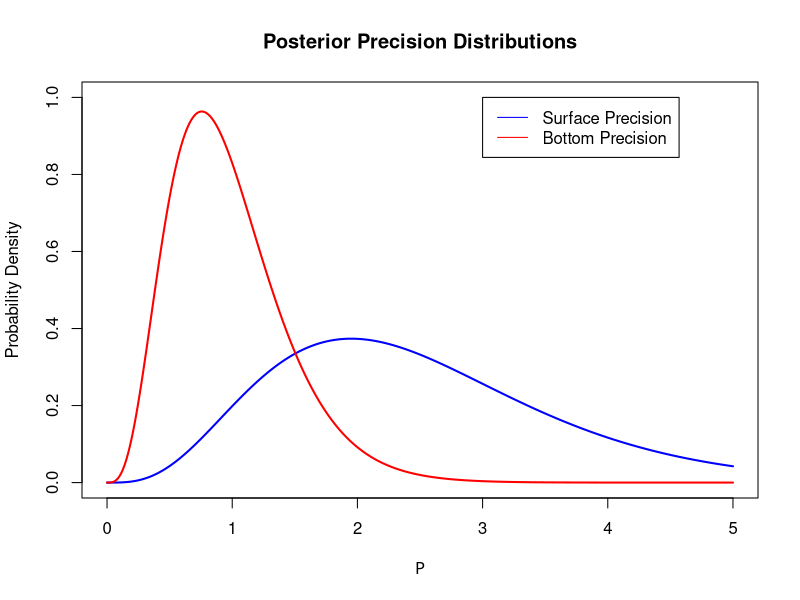
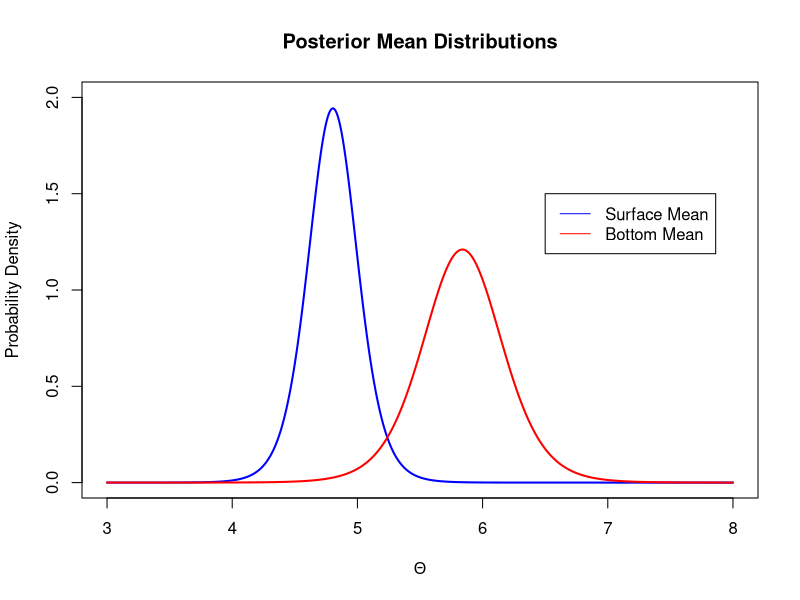
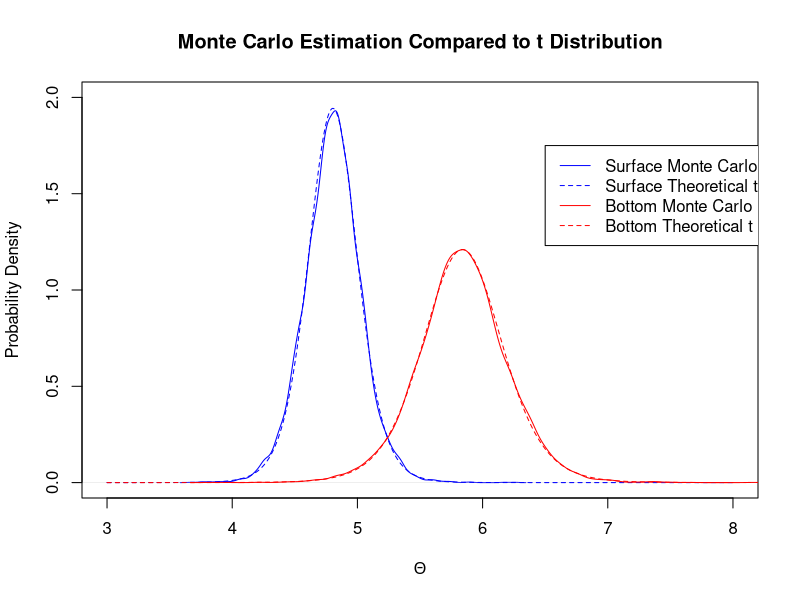
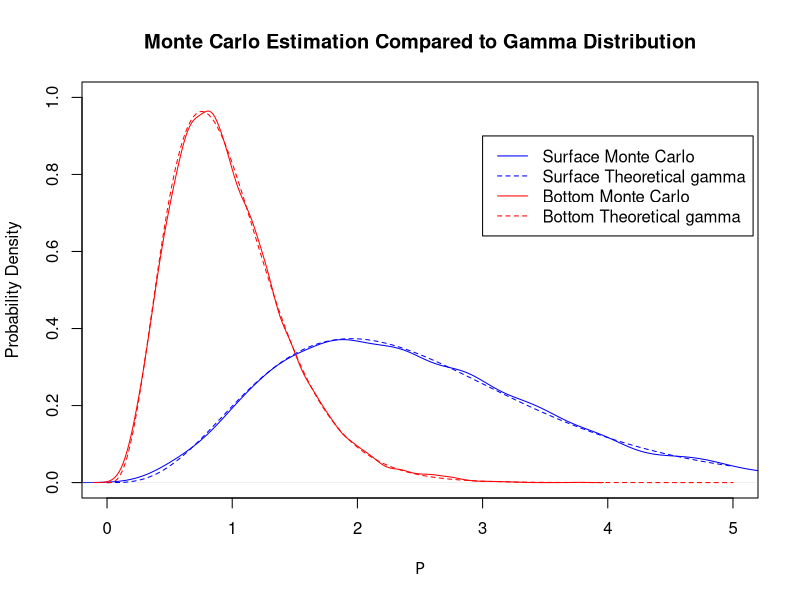
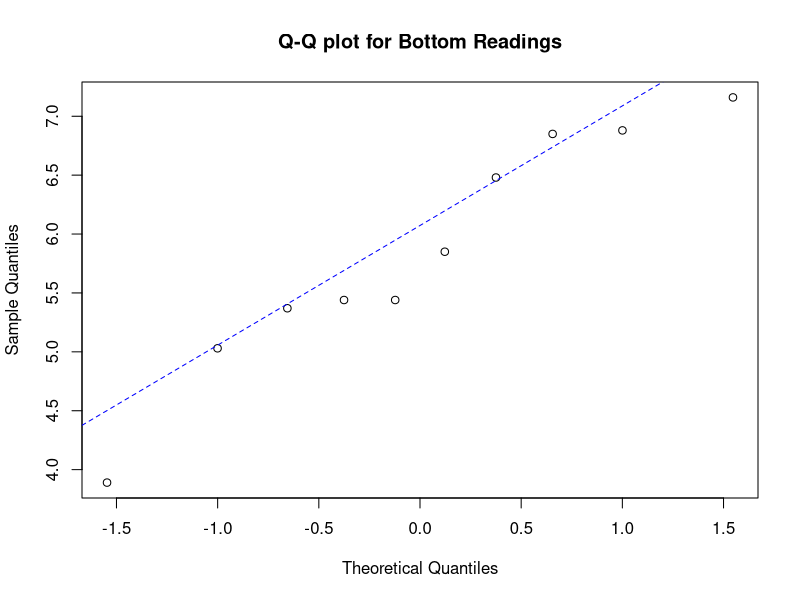
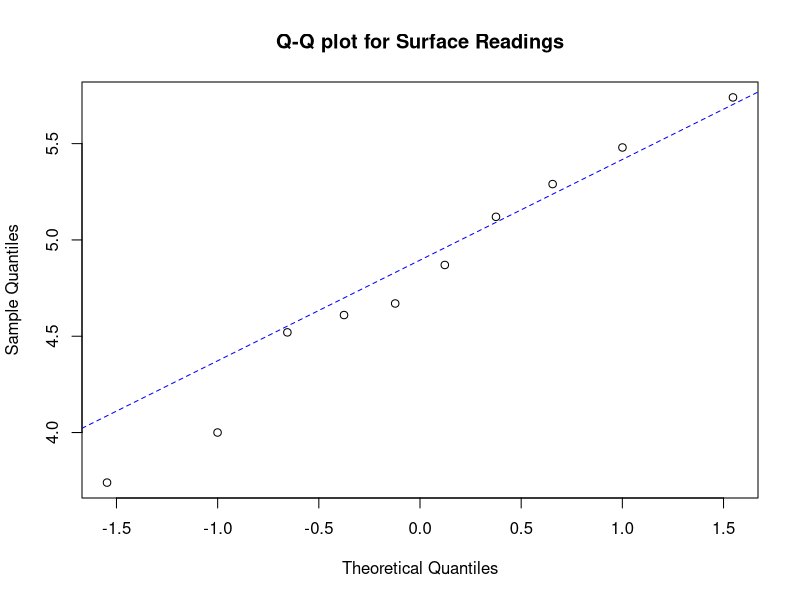

The R source for these figures, in order:
if(!is.null(dev.list())) dev.off()
cat("\014") 
rm(list=ls())

Xs <- c(3.74,4.61,4.00,4.67,4.87,5.12,4.52,5.29,5.74,5.48)
Xb <- c(5.44,6.88,5.37,5.44,5.03,6.48,3.89,5.85,6.85,7.16)

Xbars=mean(Xs)
Xbarb=mean(Xb)

Ys=sum((Xs-Xbars)^2)
Yb=sum((Xb-Xbarb)^2)

mu0=0
kappa0=0
alpha0=-0.5
beta0=Inf

mu1s=(kappa0*mu0+length(Xs)*Xbars)/(kappa0+length(Xs))
mu1b=(kappa0*mu0+length(Xb)*Xbarb)/(kappa0+length(Xb))
kappa1s=kappa0+length(Xs)
kappa1b=kappa0+length(Xb)
alpha1s=alpha0+length(Xs)/2
alpha1b=alpha0+length(Xb)/2
beta1s=1/(1/beta0+0.5*Ys+0.5*length(Xs)*kappa0*(Xbars-mu0)^2/(length(Xs)+kappa0))
beta1b=1/(1/beta0+0.5*Yb+0.5*length(Xb)*kappa0*(Xbarb-mu0)^2/(length(Xb)+kappa0))

RHObounds=qgamma(c(0.05,0.95), shape = alpha1s, scale = beta1s)
RHOboundb=qgamma(c(0.05,0.95), shape = alpha1b, scale = beta1b)

spreads=(kappa1s*alpha1s*beta1s)^-0.5
spreadb=(kappa1b*alpha1b*beta1b)^-0.5

THETAbounds=c(mu1s-qt(0.95,2*alpha1s)*spreads,mu1s+qt(0.95,2*alpha1s)*spreads)
THETAboundb=c(mu1b-qt(0.95,2*alpha1b)*spreadb,mu1b+qt(0.95,2*alpha1b)*spreadb)

rho=seq(length=500,from=0,to=5)
rhoPostDensS=dgamma(rho,shape=alpha1s,scale=beta1s)  
rhoPostDensB=dgamma(rho,shape=alpha1b,scale=beta1b)  

plot(rho,rhoPostDensS,type="l",col="blue",main="Posterior Precision Distributions",
     xlab=expression(Rho),ylab="Probability Density",
     xlim=c(0,5),ylim=c(0,1.0),lwd=2)
lines(rho,rhoPostDensB,col="red",lwd=2)
legend(3.0,1.0,c("Surface Precision","Bottom Precision"),col=c("blue","red"),lty=c(1,1))

theta=seq(length=500,from=3,to=8)
TS=(theta-mu1s)/spreads
TB=(theta-mu1b)/spreadb
thetaPostDensS=dt(TS,2*alpha1s)/spreads  
thetaPostDensB=dt(TB,2*alpha1b)/spreadb  

plot(theta,thetaPostDensS,type="l",col="blue",main="Posterior Mean Distributions",
     xlab=expression(Theta),ylab="Probability Density",
     xlim=c(3,8),ylim=c(0,2.0),lwd=2)
lines(theta,thetaPostDensB,col="red",lwd=2)
legend(6.5,1.5,c("Surface Mean","Bottom Mean"),col=c("blue","red"),lty=c(1,1))


#------
#Problem2

numSim <- 10000
rhoDirects <- rgamma(numSim,shape=alpha1s,scale=beta1s) 
rhoDirectb <- rgamma(numSim,shape=alpha1b,scale=beta1b) 
thetaDirects <- rnorm(numSim,mean=mu1s,sd=(kappa1s*rhoDirects)^-0.5)
thetaDirectb <- rnorm(numSim,mean=mu1b,sd=(kappa1b*rhoDirectb)^-0.5)

CDFthetas=cumsum(unlist(density(thetaDirects)[2]))
CDFthetab=cumsum(unlist(density(thetaDirectb)[2]))

THETAbounds2=quantile(thetaDirects,c(0.05,0.95))
THETAboundb2=quantile(thetaDirectb,c(0.05,0.95))
RHOAbounds2=quantile(rhoDirects,c(0.05,0.95))
RHOAboundb2=quantile(rhoDirectb,c(0.05,0.95))

plot(density(thetaDirects),col="blue",lty=1,lwd=1,
     main = "Monte Carlo Estimation Compared to t Distribution",
     xlab=expression(Theta),ylab="Probability Density",
     xlim=c(3,8),ylim=c(0,2.0))
lines(theta,thetaPostDensS,col="blue",lty=2)
lines(density(thetaDirectb),col="red",lty=1,lwd=1,main="",xlab="Theta")
lines(theta,thetaPostDensB,col="red",lty=2)
legend(6.50,1.75,c("Surface Monte Carlo","Surface Theoretical t","Bottom Monte Carlo","Bottom Theoretical t"),
       col=c("blue","blue","red","red"),lty=c(1,2,1,2))

plot(density(rhoDirects),col="blue",lty=1,lwd=1,
     main = "Monte Carlo Estimation Compared to Gamma Distribution",
     xlab=expression(Rho),ylab="Probability Density",
     xlim=c(0,5),ylim=c(0,1.0))
lines(rho,rhoPostDensS,col="blue",lty=2)
lines(density(rhoDirectb),col="red",lty=1,lwd=1,main="",xlab="Theta")
lines(rho,rhoPostDensB,col="red",lty=2)
legend(3,0.9,c("Surface Monte Carlo","Surface Theoretical gamma","Bottom Monte Carlo","Bottom Theoretical gamma"),
       col=c("blue","blue","red","red"),lty=c(1,2,1,2))
#------
#Problem3

sigmaDirects <- 1/sqrt(rhoDirects)
sigmaDirectb <- 1/sqrt(rhoDirectb)

thetaDiff=thetaDirectb-thetaDirects
sigmaDiff=sigmaDirectb-sigmaDirects

ProbThetabHigher=sum(thetaDiff>0)/length(thetaDiff)
ProbSigmabHigher=sum(sigmaDiff>0)/length(sigmaDiff)

#------
#Problem3

qqnorm(Xb,main = "Q-Q plot for Bottom Readings")
qqline(Xb,lty=2,col="blue")
qqnorm(Xs,main = "Q-Q plot for Surface Readings")
qqline(Xs,lty=2,col="blue")